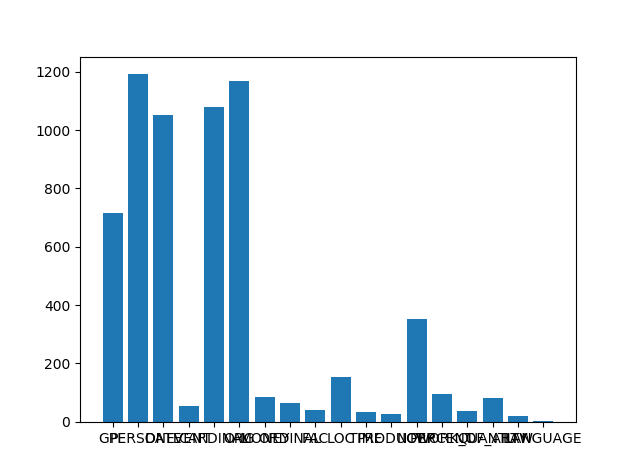

Recreate this plot in Python.
import json
from collections import Counter
import nltk 
from nltk import word_tokenize
import spacy
import re
import matplotlib.pyplot as pyplot
import numpy as np

nlp = spacy.load("en_core_web_sm")

answer_list = []

with open('C:\\squad_v1.1_dataset_training.json', 'r') as f:
    data = json.load(f)
    print(len(data['data']))
    for i in range(0, len(data['data'])):
        answer = nlp(data['data'][i]['answer'])
        for ent in answer.ents:
            answer_list.append(ent.label_)
    print(Counter(answer_list))
    pyplot.bar(Counter(answer_list).keys(),Counter(answer_list).values())
    pyplot.show()
